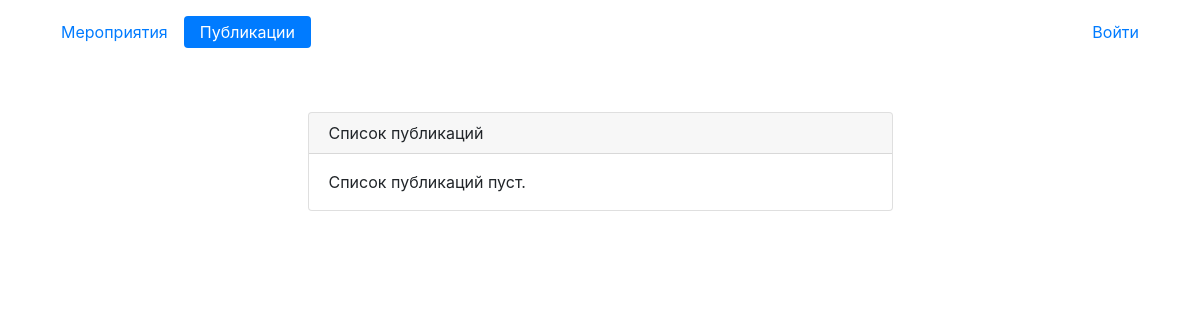
The page /posts/ on the database as committed earlier.
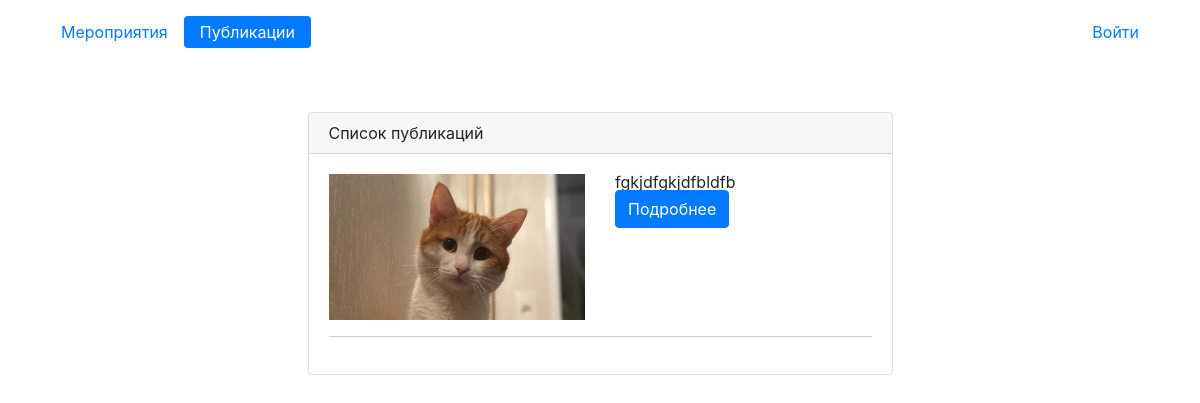
The same page on the database as committed later.
### main/models.py (models this page shows, shortened)
class Post(models.Model):
    title = models.CharField(max_length=255, null=True, blank=True)
    description = models.TextField(null=True, blank=True)
    image = models.ImageField(upload_to='images', null=True, blank=True)
    user = models.ForeignKey('CustomUser', blank=True, null=True, on_delete=models.CASCADE)
    time_submit = models.DateTimeField(null=True, blank=True, default=timezone.now)

### main/views.py (the view)
# urls.py: path('posts/', PostsListView.as_view(), name='posts'),
class PostsListView(ListView):
    model = Post
    paginate_by = 20
    template_name = 'posts.html'
    def get_context_data(self, **kwargs):
        context = super().get_context_data(**kwargs)
        context['active'] =  {'post': 'active'}
        context['user_is_staff'] = self.request.user.is_staff
        return context
    def get(self, request: HttpRequest, *args: Any, **kwargs: Any) -> HttpResponse:
        return super().get(request, *args, **kwargs)

### main/templates/posts.html (shortened to what this page needs)
{% extends 'base.html' %}
{% load static %}
{% block content %}
<div class="card">
    <div class="card-header">
        Список публикаций
    </div>
    <div class="card-body">
        <ul class="list-group">
            {% for object in object_list %}
            <li class="row">
                <div class="col">
                    <img src="/{{object.image}}" alt="">
                </div>
                <div class="col-6">
                    <div>{{ object.description }}</div>
                    <div>
                        <a class="btn btn-primary ms-auto" aria-current="page" href="{% url 'detail_post' object.id %}">Подробнее</a>
                    </div>
                </div>
            </li>
            <hr/>
            {% empty %}
            <li>Список публикаций пуст.</li>
            {% endfor %}
        </ul>
    </div>
</div>
{% endblock %}

Rows that differ between the two databases and show on the page:
added Post: image (picture), description "fgkjdfgkjdfbldfb"
Other text that changed with them:
text no longer shown: "Список публикаций пуст."
